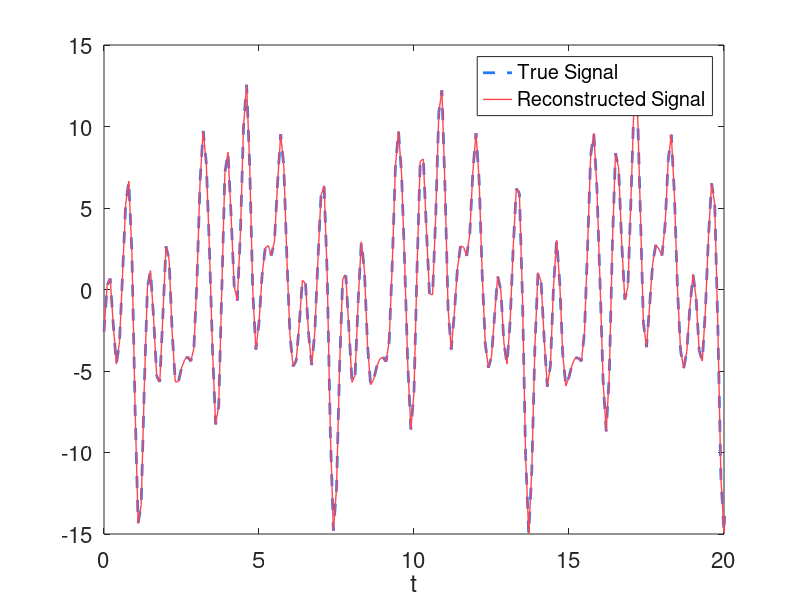

The MATLAB script that drew this image: (Note: this script raises an error after producing the figure.)
% -------------------------------------------------------------------------
% Delay Coordinate Dynamic Mode Decomposition 
%
% This code applies the delay-coordinate DMD approach to scalar time series.
% There are two examples included: one synthetic example generated from a
% simple linear span of sines and cosines with differing frequencies and 
% another from the measurements of the nonlinear oscillations of the Van 
% der Pol oscillator. We further take the SVD of the Hankel matrix 
% associated to the Van der Pol measurements to demonstrate the nearly 
% linear oscillation of the observables coming from the left singular
% vectors in U.
%
% This script accompanies Section 2.3 of Data-Driven Methods for
% Dynamic Systems. 
%
% Author: Jason J. Bramburger
% -------------------------------------------------------------------------

% Clean workspace
clear all; close all; clc

%% Simple synthetic example -----------------------------------------------
% Applying delay-cordinate DMD to a simple signal which is a linear 
%  span of sines and cosines with random frequencies between 0 and 20.  

% Generate data
dt = 0.1;
t = 0:dt:40;
numOsc = 8; 
x = zeros(1,length(t));

% Randomize frequencies and choice of sine or cosine
om = randi([0 20],numOsc,1);
sin_or_cos = randi([0 1],numOsc,1);
coeffs = 10*rand(numOsc,1) - 5;

% Create signal: x(t) = c_1*f_1(om_1*t) + c_2*f_2(om_2*t) + ... 
%   f_i are randomized to be either sine or cosine
for i = 1:numOsc
   
    if sin_or_cos(i) == 1
        x = x + coeffs(i)*sin(om(i)*t);
    else
        x = x + coeffs(i)*cos(om(i)*t);
    end
    
end

% Hankel matrix
delays = 2*numOsc; % tau = delays - 1
xd = hankel(x(1:delays+1),x(delays+1:end))';

% x_n+1 = a_1*x_{n - d + 1} + a_2*x_{n - d + 2} ... a_d*x_{n}  
xnp1 = xd(:,delays+1);
xn = xd(:,1:delays);
a = xn\xnp1;

% Create predicted signal
xpred = zeros(length(x),1);
xpred(1:delays) = x(1:delays); %xpred(1) = x(1), ... , xpred(d) = x(d) 

for j = delays+1:length(x)
    for k = 1:delays
       xpred(j) = xpred(j) + a(k)*xpred(j-delays+k-1); 
    end
end

% Plot results
plot(t,x,'--','Color',[36/255 122/255 254/255],'LineWidth',2)
hold on
plot(t,xpred,'Color',[1 69/255 79/255],'LineWidth',1)
xlabel('t')
set(gca,'Fontsize',16,'Xlim',[0, 20])
legend('True Signal','Reconstructed Signal')

%% Generate Nonlinear Oscillation Example ---------------------------------
% Applying delay-cordinate DMD to the highly nonlinear Van der Pol signal.  

% Clean workspace
clear all; close all; clc

% Simulate ODE
dt = 0.05;
t = 0:dt:200;
x0 = [2; 2];
[t, x] = ode45(@(t,x) VdP(t,x),t,x0);

% Plot solution
subplot(2,1,1) % x(t)
plot(t,x(:,1),'Color',[36/255 122/255 254/255],'Linewidth',2)
xlabel('$t$','Interpreter','Latex')
ylabel('$x(t)$','Interpreter','Latex')
set(gca,'Fontsize',16)
axis tight

subplot(2,1,2) % x'(t) = dx/dt
plot(t,x(:,2),'Color',[1 69/255 79/255],'Linewidth',2)
xlabel('$t$','Interpreter','Latex')
ylabel('$\dot{x}(t)$','Interpreter','Latex')
set(gca,'Fontsize',16)
axis tight

%% Time-Delay Coordinate DMD on VdP ---------------------------------------

close all

% Hankel matrix
delays = 100;
xd = hankel(x(1:delays+1,1),x(delays+1:end,1))';

% x_n+1 = a_1*x_{n - d + 1} + a_2*x_{n - d + 2} ... a_d*x_{n}  
xnp1 = xd(:,delays+1);
xn = xd(:,1:delays);
a = xn\xnp1;

% Create predicted signal
xpred = zeros(length(x(:,1)),1);
xpred(1:delays) = x(1:delays,1); %xpred(1) = x(1), ... , xpred(d) = x(d) 

for j = delays+1:length(x)
    for k = 1:delays
       xpred(j) = xpred(j) + a(k)*xpred(j-delays+k-1); 
    end
end

% Plot results
figure('Position', [100, 500, 700, 250])
plot(t,x(:,1),'--','Color',[36/255 122/255 254/255],'LineWidth',2)
hold on
plot(t,xpred,'Color',[1 69/255 79/255],'LineWidth',2)
xlabel('$t$','interpreter','latex')
title(['$\tau =$ ', num2str(delays)],'interpreter','latex')
set(gca,'Fontsize',16,'Xlim',[0, t(end)/2],'Ylim',[-2.2, 2.2])
legend('True Signal','Reconstructed Signal')

%% SVD on Hankel Matrix ---------------------------------------------------

close all

% Hankel matrix
delays = 1000;
xd = hankel(x(1:delays,1),x(delays:end,1));

% Apply SVD
[U, S, V] = svd(xd); % SVD of delay matrix

% Plot SVD Results
figure('Position', [100, 500, 700, 500])
subplot(3,1,1) % Singular values
plot(diag(S.^2)/sum(diag(S.^2)),'ko','Linewidth',2)
ylabel('$\sigma_k^2/\sum \sigma_j^2$','interpreter','latex')
title(['$\tau =$ ', num2str(delays)],'interpreter','latex')
set(gca,'Fontsize',16,'Xlim',[0.9 min(delays+0.1,100+0.1)])

subplot(3,1,2) % Right-singular vectors
plot(t(1:end-delays+1),V(:,1),'Color',[1 69/255 79/255],'Linewidth',2)
hold on
plot(t(1:end-delays+1),V(:,2),'--','Color',[36/255 122/255 254/255],'Linewidth',2)
xlabel('$t$','interpreter','latex')
set(gca,'Fontsize',16,'Xlim',[0 t(end-delays)])
legend('$v_1(t)$','$v_2(t)$','interpreter','latex')
% 
subplot(3,1,3) % Right-singular vectors
plot(t(1:end-delays+1),V(:,3),'Color',[1 69/255 79/255],'Linewidth',2)
hold on
plot(t(1:end-delays+1),V(:,4),'--','Color',[36/255 122/255 254/255],'Linewidth',2)
xlabel('$t$','interpreter','latex')
set(gca,'Fontsize',16,'Xlim',[0 t(end-delays)])
legend('$v_3(t)$','$v_4(t)$','interpreter','latex')

%% Time-Delay DMD on Low Rank Approximation of Hankel Matrix --------------

close all

% Find rank with 95% of energy
energy = 0;
energyTotal = sum(diag(S).^2);
r = 0;
while energy <= 0.94
    r = r + 1;
    energy = energy + S(r,r)^2/energyTotal;
end

% Apply DMD to first r columns of V
X1 = V(1:end-1,1:r)';
X2 = V(2:end,1:r)'; 
[U2, S2, V2] = svd(X1,'econ');
A = X2*V2*diag(1./diag(S2));

% Plot eigenvalues of A
mu = eig(A);
plot(mu,'.','MarkerSize',20)
xlabel('Real Part','interpreter','latex')
ylabel('Imaginary Part','interpreter','latex')
title('Eigenvalues of the DMD Matrix','interpreter','latex')
set(gca,'Fontsize',16)


%% VdP Right-Hand-Side

function rhs = VdP(t,x)
    rhs = [x(2); -x(1) + 10*(1 - x(1)^2)*x(2)];
end
